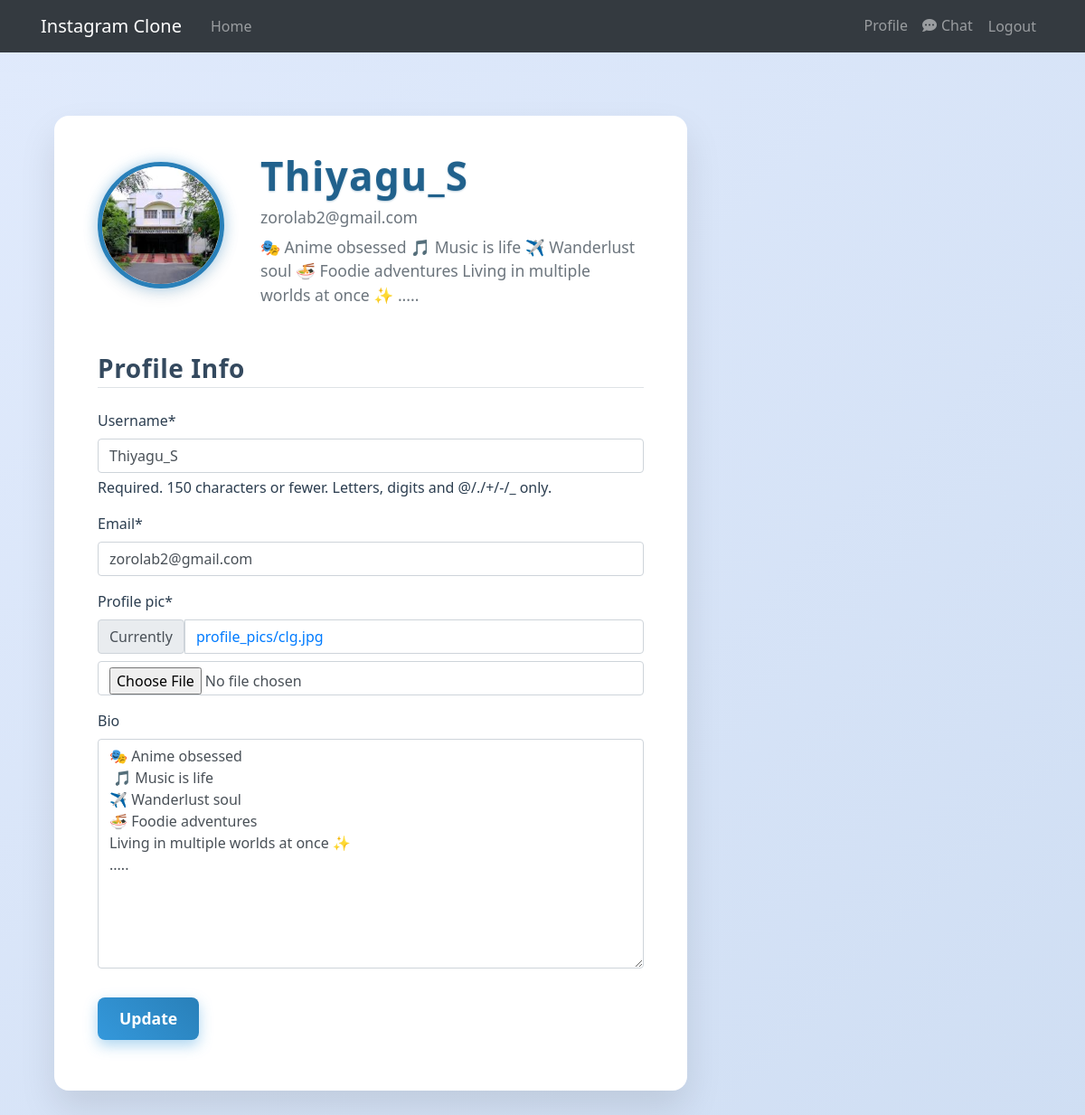
Before: /profile/ (signed in) with the older database file.
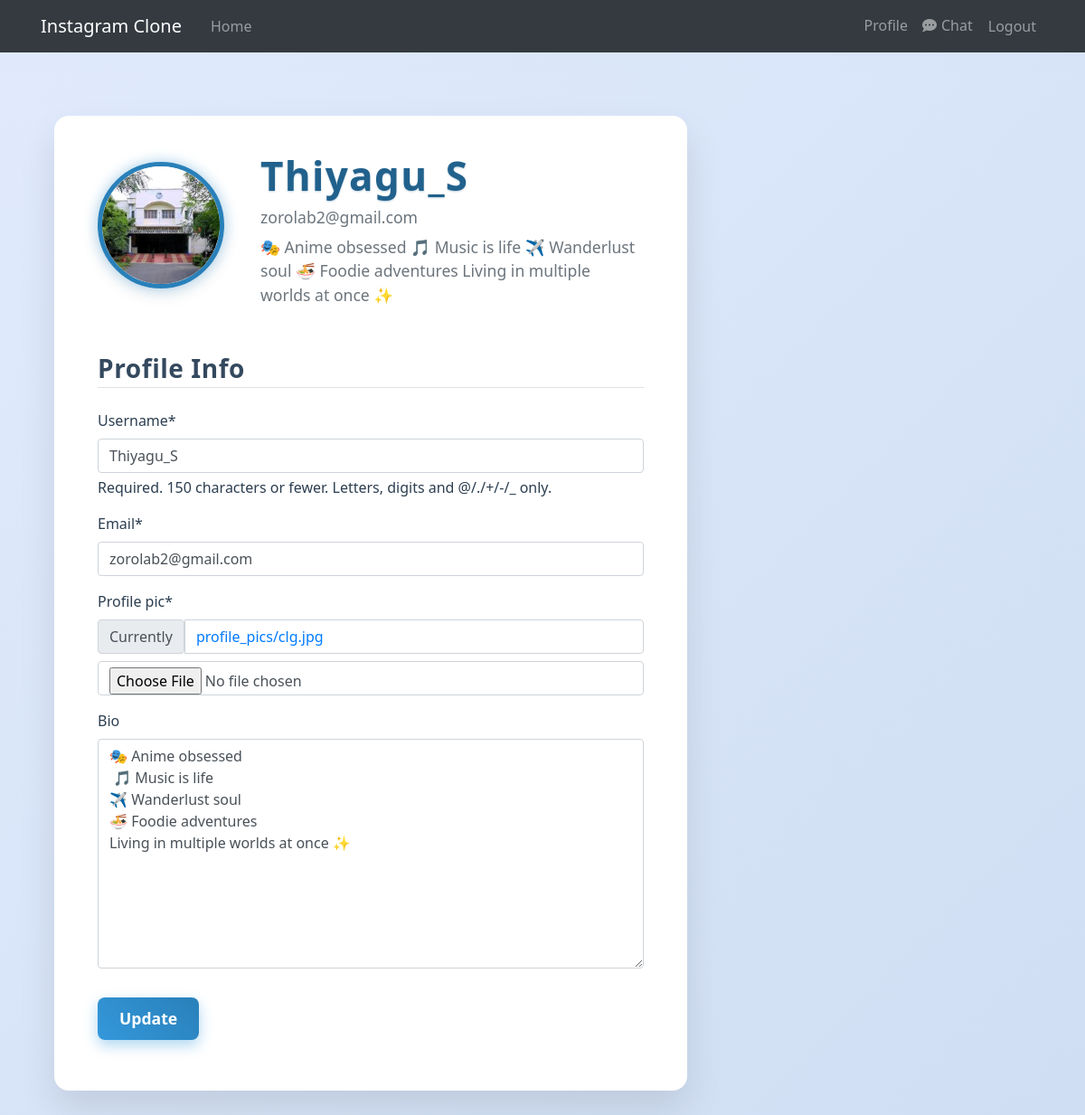
After: the same page with the newer database file.
### users/models.py (models this page shows, shortened)
class User(AbstractUser):
    profile_pic = models.ImageField(default='default.jpg', upload_to='profile_pics')
    bio = models.TextField(max_length=500, blank=True)

### users/views.py (the view)
# urls.py: path('profile/', profile, name='profile'),
@login_required
def profile(request):
    if request.method == 'POST':
        u_form = UserUpdateForm(request.POST, request.FILES, instance=request.user)
        if u_form.is_valid():
            u_form.save()
            messages.success(request, f'Your account has been updated!')
            return redirect('profile')
    else:
        u_form = UserUpdateForm(instance=request.user)
    context = {
        'u_form': u_form,
    }
    return render(request, 'users/profile.html', context)

### users/forms.py
class UserUpdateForm(forms.ModelForm):
    email = forms.EmailField()
    class Meta:
        model = User
        fields = ['username', 'email', 'profile_pic', 'bio']

### users/templates/users/profile.html (shortened to what this page needs)
{% extends "posts/base.html" %}
{% load crispy_forms_tags %}
{% block content %}
<div class="content-section">
    <div class="media">
        <img class="rounded-circle account-img" src="{{ user.profile_pic.url }}" alt="{{ user.username }} profile picture">
        <div class="media-body">
            <h2 class="account-heading">{{ user.username }}</h2>
            <p class="text-secondary">{{ user.email }}</p>
            <p class="text-secondary">{{ user.bio }}</p>
        </div>
    </div>
    <form method="POST" enctype="multipart/form-data" novalidate>
        <fieldset class="form-group">
            <legend class="border-bottom mb-4">Profile Info</legend>
            {{ u_form|crispy }}
        </fieldset>
        <div class="form-group">
            <button class="btn btn-outline-info" type="submit">Update</button>
        </div>
    </form>
</div>
{% endblock content %}

Changed rows visible on the page:
changed User "Thiyagu_S": bio "🎭 Anime obsessed 🎵 Music is life ✈️ Wanderlust soul 🍜 Foodie adventures Living in multiple worlds at once ✨ ....." → "🎭 Anime obsessed 🎵 Music is life ✈️ Wanderlust soul 🍜 Foodie adventures Living in multiple worlds at once ✨"
